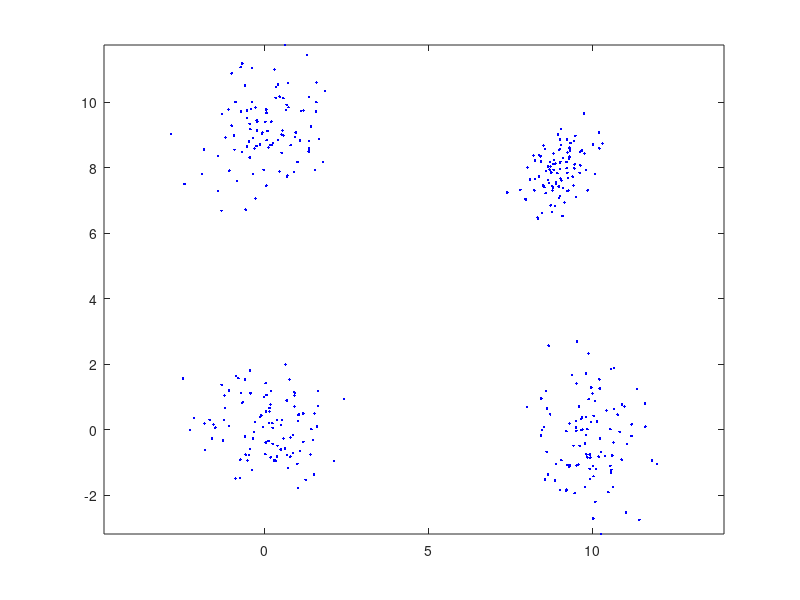

Source code (MATLAB): (Note: this script raises an error after producing the figure.)
% Example 7.5.5
% "Introduction to Pattern Recognition: A MATLAB Approach"
% S. Theodoridis, A. Pikrakis, K. Koutroumbas, D. Cavouras

% 1. Generate X3
randn('seed',0)
m=[0 0; 10 0; 0 9; 9 8];
S(:,:,1)=eye(2);
S(:,:,2)=[1.0 .2; .2 1.5];
S(:,:,3)=[1.0 .4; .4 1.1];
S(:,:,4)=[.3 .2; .2 .5];
n_points=100*ones(1,4); %Number of points per group
X3=[];
for i=1:4
    X3=[X3; mvnrnd(m(i,:),S(:,:,i),n_points(i))];
end
X3=X3';

figure(1), plot(X3(1,:),X3(2,:),' b.')
figure(1), axis equal

% Compute J_m and plot J_m versus m
[l,N]=size(X3);
nruns=10;
m_min=2;
m_max=10;
J_m=[];
for m=m_min:m_max
    J_temp_min=inf;
    for t=1:nruns
        rand('seed',100*t)
        theta_ini=rand(l,m);
        [theta,bel,J]=k_means(X3,theta_ini);
        if(J_temp_min>J)
            J_temp_min=J;
        end
    end
    J_m=[J_m J_temp_min];
end
m=m_min:m_max;
figure(2), plot(m,J_m)

%%%%%%%% Repeat with the dataset of Example 7.5.2
randn('seed',0)
m=[0 0; 10 0; 0 9; 9 8];
S(:,:,1)=eye(2);
S(:,:,2)=[1.0 .2; .2 1.5];
S(:,:,3)=[1.0 .4; .4 1.1];
S(:,:,4)=[.3 .2; .2 .5];
n_points=100*ones(1,4); 
X3=[];
for i=1:4
    X3=[X3; mvnrnd(m(i,:),S(:,:,i),n_points(i))];
end
X3=X3';
% Generate the remaining 100 points
noise=rand(2,100)*14-2;
X3=[X3 noise];

% Plot the data set
figure(3), plot(X3(1,:),X3(2,:),'.b')
figure(3), axis equal

% Compute J_m and plot J_m versus m
[l,N]=size(X3);
nruns=10;
m_min=2;
m_max=10;
J_m=[];
for m=m_min:m_max
    J_temp_min=inf;
    for t=1:nruns
        rand('seed',100*t)
        theta_ini=rand(l,m);
        [theta,bel,J]=k_means(X3,theta_ini);
        if(J_temp_min>J)
            J_temp_min=J;
        end
    end
    J_m=[J_m J_temp_min];
end
m=m_min:m_max;
figure(4), plot(m,J_m)

%%%%%%%% Repeat with the dataset of Example 7.4.2
% Generate the required data set
randn('seed',0);
m=[0 0; 4 0; 0 4; 5 4];
S(:,:,1)=eye(2);
S(:,:,2)=[1.0 .2; .2 1.5];
S(:,:,3)=[1.0 .4; .4 1.1];
S(:,:,4)=[.3 .2; .2 .5];
n_points=100*ones(1,4); %Number of points per group
X3=[];
for i=1:4
    X3=[X3; mvnrnd(m(i,:),S(:,:,i),n_points(i))];
end
X3=X3';

% Plot the data set
figure(5), plot(X3(1,:),X3(2,:),'.b')
figure(5), axis equal

% Compute J_m and plot J_m versus m
[l,N]=size(X3);
nruns=10;
m_min=2;
m_max=10;
J_m=[];
for m=m_min:m_max
    J_temp_min=inf;
    for t=1:nruns
        rand('seed',100*t)
        theta_ini=rand(l,m);
        [theta,bel,J]=k_means(X3,theta_ini);
        if(J_temp_min>J)
            J_temp_min=J;
        end
    end
    J_m=[J_m J_temp_min];
end
m=m_min:m_max;
figure(6), plot(m,J_m)


%%%%%%%% Repeat with the dataset of Exercise 7.5.1
% Generate the required data set
randn('seed',0);
m=[0 0];
S(:,:,1)=eye(2);
n_points=300; %Number of points per group
X3=mvnrnd(m,S(:,:,i),n_points)';
% Plot the data set
figure(7), plot(X3(1,:),X3(2,:),'.b')
figure(7), axis equal


% Compute J_m and plot J_m versus m
[l,N]=size(X3);
nruns=10;
m_min=2;
m_max=10;
J_m=[];
for m=m_min:m_max
    J_temp_min=inf;
    for t=1:nruns
        rand('seed',100*t)
        theta_ini=rand(l,m);
        [theta,bel,J]=k_means(X3,theta_ini);
        if(J_temp_min>J)
            J_temp_min=J;
        end
    end
    J_m=[J_m J_temp_min];
end
m=m_min:m_max;
figure(8), plot(m,J_m)

